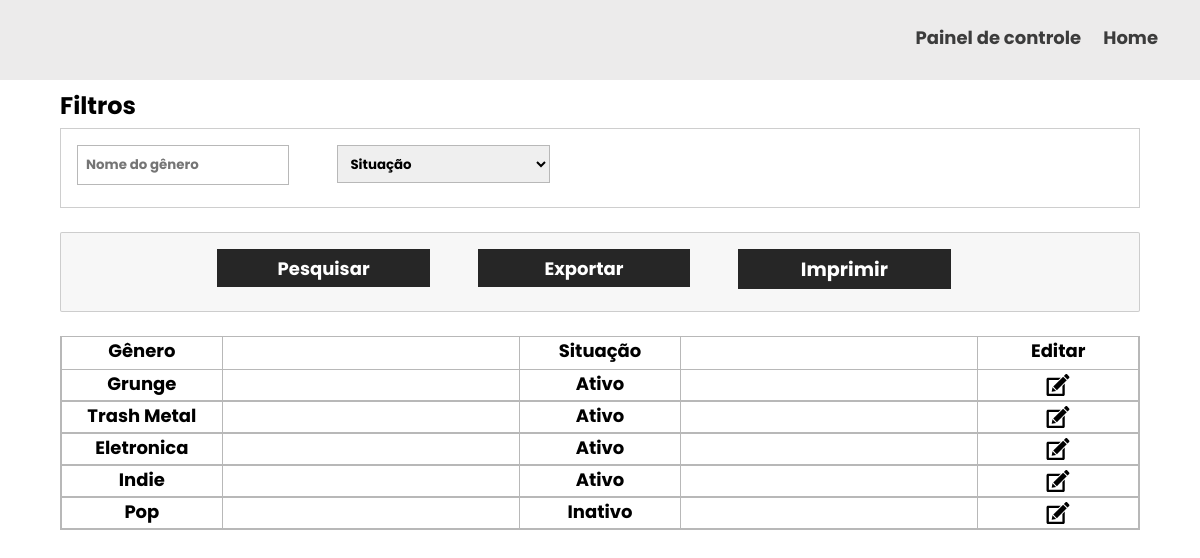
The app's page /Php/GeneroRel.php (signed in) with its own data.
### tables this page shows
CREATE TABLE `genero` (
  `id` int(11) NOT NULL,
  `nome` varchar(25) DEFAULT NULL,
  `ativo` char(1) DEFAULT NULL
);

### Php/GeneroRel.php (the view, shortened to what this page needs)
<?php
    include('conexao.php');
?>
<!DOCTYPE html>
<html lang="pt-br">
<head>
    <link rel="stylesheet" href="../Css/style.css">
</head>
<body>
    <div class="top_menu">
        <div class="top_menu_item">
        <span><a href="Painel.php">Painel de controle</a></span>
        <span><a href="HomeAuth.php">Home</a></span>
        </div>
    </div>
    <form action="#" method="POST">
        <div class="header">
            <h2>Filtros</h2>
        </div>
        <div class="rel-filter-wrapper artist-filter">
            <div class="rel-d-input-wrapper">
                <input type="text" placeholder="Nome do gênero" name="nome">
            </div>
            <div class="rel-d-input-wrapper">
                <select name="situacao">
                    <option value="" disabled selected>Situação</option>
                </select>
            </div>
        </div>
        <div class="rel-filter-wrapper select-d">
            <div class="rel-d-input-wrapper">
                <input type="submit" name="botao" value="Pesquisar">
            </div>
            <div class="rel-d-input-wrapper">
                <input type="submit" name="botao" value="Exportar">
            </div>
            <div class="rel-d-input-wrapper">
               <a href="#" onclick="print()">Imprimir</a>
            </div>
        </div>
    </form>
    <div class="database-wrapper">
        <div class="data-header">
           <div class="header-column">
                <span>Gênero</span>
            </div>
           <div class="header-column">
                <span>Situação</span>
           </div>
           <div class="header-column data-value">
                <span>Editar</span>
            </div>
        </div>
        <?php
            $select = "SELECT a.id as 'Id', a.nome as 'Nome', IF(a.ativo = 'S', 'Ativo', 'Inativo') as 'Situacao'
            FROM genero a WHERE a.id > 0";
            $query = mysqli_query($con, $select);
            while($sql=mysqli_fetch_assoc($query)) { ?>
        <div class="data-content">
            <div class="data-row">
                <span><?php echo $sql['Nome'] ?></span>
           </div>
            <div class="data-row">
                <span><?php echo $sql['Situacao'] ?></span>
            </div>
            <div class="data-row data-value">
                <a href="GeneroEditar.php?id=<?php echo $sql['Id']?>">
                    <img src="../images/edit.svg" alt="">
                </a>
            </div>
        </div>
        <?php
                 }
        ?>
    </div>
</body>
</html>

### Css/style.css (style rules this page uses)
* { margin: 0; padding: 0; box-sizing: border-box; }
html, body { width: 100%; height: 100%; }
.top_menu { width: 100%; height: 5em; background: #ecebeb; box-sizing: border-box; display: flex; padding: 8px; justify-content: end; }
.top_menu_item { box-sizing: border-box; width: 40%; height: 3.5em; padding: 16px; text-align: end; }
.top_menu_item span { margin-right: 1em; font-family: 'Poppins', sans-serif; font-size: large; font-weight: lighter; }
.top_menu_item span a { text-decoration: none; color: rgba(0, 0, 0, 0.747); font-weight: bold; }
.input-wrapper-pw input[type="text"], .input-wrapper-pw input[type="number"], input[type="submit"], select { width: 100%; height: 95%; border-radius: 0; outline: none; border: 1px solid #b8b8b8; font-family: 'Poppins', sans-serif; color: black; font-weight: bold; padding: 8px; -moz-appearance:textfield; }
.rel-filter-wrapper { border: 1px solid #c9c9c9e7; box-sizing: border-box; width: 90%; height: 10em; margin: 1.5em auto; padding-top: 1em; padding-left: 1em; display: flex; flex-wrap: wrap; }
.select-d { justify-content: center; border-radius: 2px; border-color: #c9c9c9e7; background-color: #f7f7f7; }
.rel-d-input-wrapper { box-sizing: border-box; width: 20%; height: 2.5em; display: block; margin-right: 3em; }
.rel-d-input-wrapper input[type="text"], .rel-d-input-wrapper input[type="number"] { -moz-appearance: textfield; border: 1px solid #b8b8b8; width: 100%; height: 100%; padding: 8px; font-family: 'Poppins', sans-serif; font-weight: 700; outline: none; }
.select-d { height: 5em; }
.select-d a { display: block; box-sizing: border-box; background-color: #262626; width: 100%; height: 100%; color: white; text-decoration: none; font-family: 'Poppins', sans-serif; font-size: larger; font-weight: 700; text-align: center; padding-top: 0.3em; }
.select-d input[type="submit"] { border: #262626; background-color: #262626; color: white; font-size: large; padding: 0; }
.header { width: 90%; height: 1em; margin: 0.5em auto; font-family: 'Poppins', sans-serif; }
.database-wrapper { border: 1px solid #b8b8b8; width: 90%; margin: 0 auto; box-sizing: border-box; font-family: 'Poppins', sans-serif; }
.data-header, .data-content { height: 2em; display: flex; justify-content: space-between; box-sizing: border-box; }
.header-column, .data-row { border-left: 1px solid #b8b8b8; border-right: 1px solid #b8b8b8; display: block; width: 15%; height: 100%; text-align: center; font-size: large; font-weight: bolder; }
.data-content { border-top: 1px solid #b8b8b8; border-bottom: 1px solid #b8b8b8; border-left: 0; border-right: 0; }
.data-row img { width: 100%; height: 100%; }
.artist-filter { height: 5em; }

### records on screen
genero: nome "Grunge", Situacao "Ativo"
genero: nome "Trash Metal", Situacao "Ativo"
genero: nome "Eletronica", Situacao "Ativo"
genero: nome "Indie", Situacao "Ativo"
genero: nome "Pop", Situacao "Inativo"
